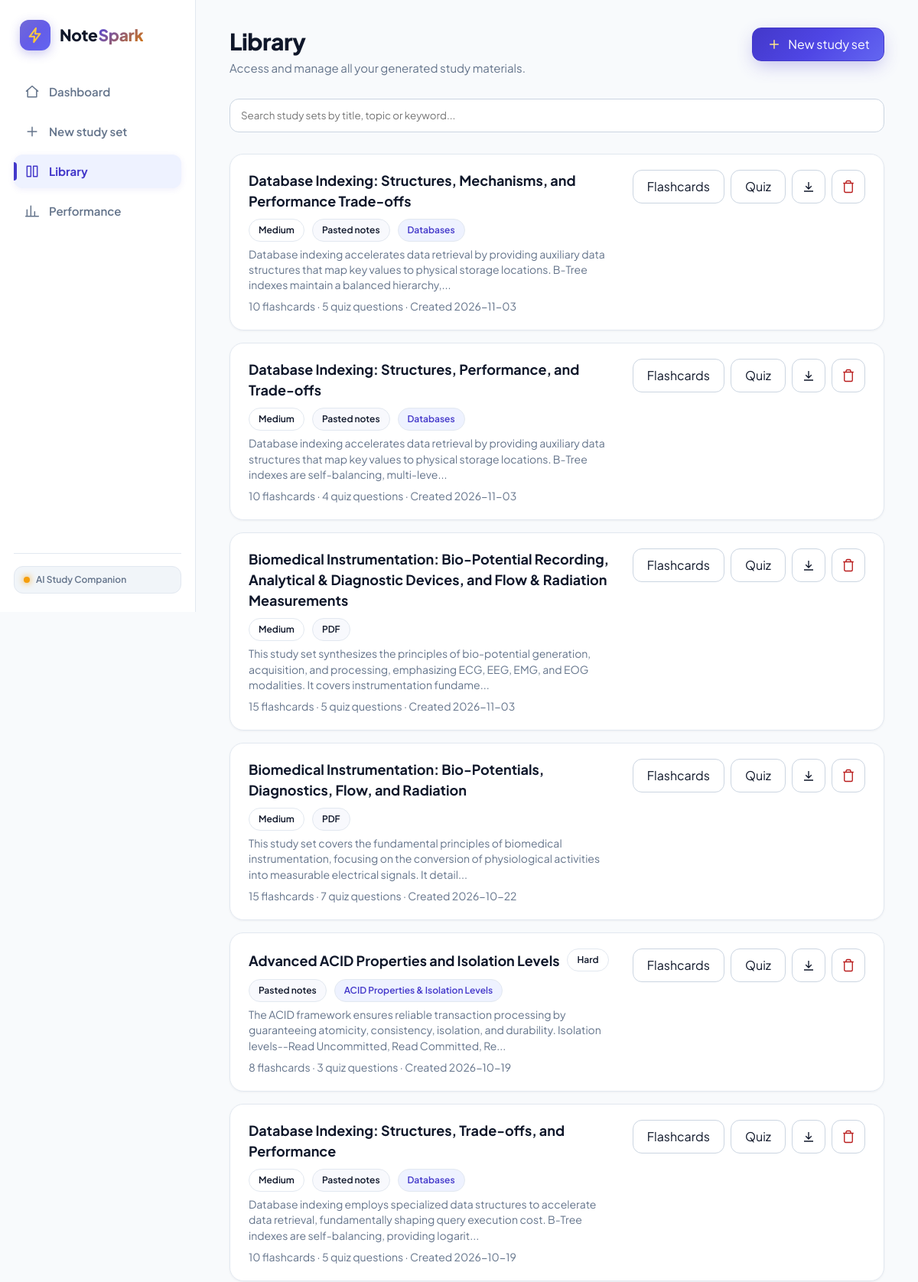
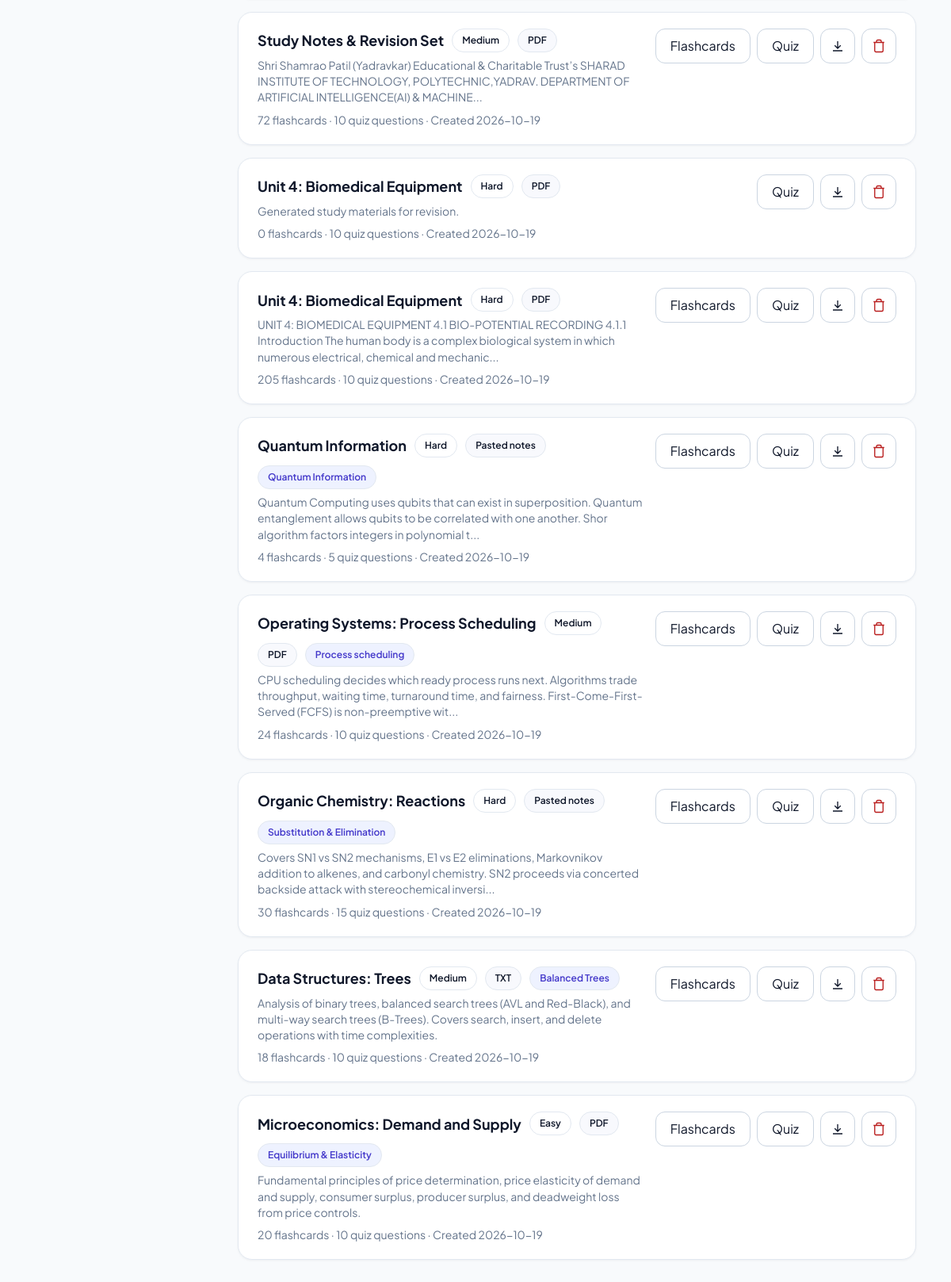
The page /library on the database its author committed (2 pictures, top to bottom).
### tables this page shows
CREATE TABLE study_sets (
        id INTEGER PRIMARY KEY AUTOINCREMENT,
        title TEXT NOT NULL,
        source_type TEXT NOT NULL DEFAULT 'Pasted notes',
        original_filename TEXT,
        raw_text TEXT,
        summary TEXT,
        difficulty TEXT DEFAULT 'Medium',
        topic_focus TEXT,
        card_count INTEGER DEFAULT 0,
        question_count INTEGER DEFAULT 0,
        created_at TIMESTAMP DEFAULT CURRENT_TIMESTAMP
    );

### app.py (the view)
@app.route('/library')
def library():
    all_sets = get_all_study_sets()
    return render_template('library.html', active_page='library', sets=all_sets)

### ai_service.py (called while the page is built)
def get_active_groq_api_key():
    saved_key = get_app_setting('groq_api_key')
    if saved_key and saved_key.strip():
        return saved_key.strip()
    env_key = os.environ.get('GROQ_API_KEY', '')
    if env_key and env_key.strip():
        return env_key.strip()
    return Config.GROQ_API_KEY.strip()

def get_active_groq_model():
    saved_model = get_app_setting('groq_model')
    if saved_model and saved_model.strip():
        return saved_model.strip()
    return os.environ.get('GROQ_MODEL', Config.GROQ_MODEL)

### app.py (called while the page is built)
@app.context_processor
def inject_global_vars():
    groq_key = get_active_groq_api_key()
    groq_model = get_active_groq_model()
    return {
        'has_groq_key': bool(groq_key),
        'groq_model': groq_model
    }

### database.py (called while the page is built)
def get_db_connection():
    conn = sqlite3.connect(Config.DATABASE_PATH)
    conn.row_factory = sqlite3.Row
    return conn

def get_all_study_sets():
    conn = get_db_connection()
    cursor = conn.cursor()
    cursor.execute('SELECT * FROM study_sets ORDER BY created_at DESC')
    sets = [dict(row) for row in cursor.fetchall()]
    conn.close()
    return sets

def get_app_setting(key, default=None):
    conn = get_db_connection()
    cursor = conn.cursor()
    cursor.execute('SELECT value FROM app_settings WHERE key = ?', (key,))
    row = cursor.fetchone()
    conn.close()
    return row['value'] if row else default

### templates/library.html (shortened to what this page needs)
{% extends "base.html" %}
{% block content %}
<div class="page-header">
  <div>
    <h1 class="page-title">Library</h1>
    <p class="page-subtitle">Access and manage all your generated study materials.</p>
  </div>
  <div style="display:flex;gap:12px;flex-wrap:wrap">
    <a href="{{ url_for('new_study_set') }}" class="btn btn-primary">
      <svg width="20" height="20" viewBox="0 0 24 24" fill="none" stroke="currentColor" stroke-width="1.8">
        <path d="M12 5v14M5 12h14"></path>
      </svg>
      New study set
    </a>
  </div>
</div>
<div style="display:flex;gap:12px;align-items:center;">
  <input type="text" id="library-search" class="form-control" placeholder="Search study sets by title, topic or keyword..." oninput="filterLibrarySets()">
</div>
<div id="library-sets-container" style="display:flex;flex-direction:column;gap:16px;">
  {% if sets %}
    {% for item in sets %}
      <div class="card-box library-item" data-title="{{ item.title|lower }}" data-summary="{{ (item.summary or '')|lower }}" style="padding:20px 24px;">
        <div style="display:flex;justify-content:space-between;align-items:flex-start;gap:16px;flex-wrap:wrap;">
          <div style="flex:1;min-width:280px;">
            <div style="display:flex;align-items:center;gap:10px;margin-bottom:6px;flex-wrap:wrap;">
              <span class="set-title" style="font-size:18px;">{{ item.title }}</span>
              <span class="pill-badge" style="font-size:12px;">{{ item.difficulty }}</span>
              <span class="pill-badge" style="font-size:12px;background:#F8F9FD;">{{ item.source_type }}</span>
              {% if item.topic_focus %}
                <span class="pill-badge" style="font-size:12px;background:var(--primary-light);color:var(--primary);">{{ item.topic_focus }}</span>
              {% endif %}
            </div>
            <p style="margin:0 0 8px;color:var(--text-muted);font-size:14px;line-height:1.45;">
              {{ item.summary[:180] if item.summary else "Generated study materials for revision." }}{% if item.summary and item.summary|length > 180 %}...{% endif %}
            </p>
            <div class="set-meta">
              {{ item.card_count }} flashcards · {{ item.question_count }} quiz questions · Created {{ item.created_at[:10] }}
            </div>
          </div>
          <div style="display:flex;gap:8px;align-items:center;flex-wrap:wrap;">
            {% if item.card_count > 0 %}
              <a href="{{ url_for('view_flashcards', set_id=item.id) }}" class="btn">Flashcards</a>
            {% endif %}
            {% if item.question_count > 0 %}
              <a href="{{ url_for('take_quiz', set_id=item.id) }}" class="btn">Quiz</a>
            {% endif %}
            <a href="{{ url_for('export_pdf', set_id=item.id) }}" class="btn btn-icon-sq" title="Export PDF">
              <svg width="18" height="18" viewBox="0 0 24 24" fill="none" stroke="currentColor" stroke-width="1.8">
                <path d="M12 4v12M7 11l5 5 5-5M4 20h16"></path>
              </svg>
            </a>
            <button type="button" class="btn btn-icon-sq" title="Delete study set" onclick="confirmDeleteSet({{ item.id }}, '{{ item.title|replace("'", "\\'") }}')">
              <svg width="18" height="18" viewBox="0 0 24 24" fill="none" stroke="#B91C1C" stroke-width="1.8">
                <polyline points="3 6 5 6 21 6"></polyline>
                <path d="M19 6v14a2 2 0 0 1-2 2H7a2 2 0 0 1-2-2V6m3 0V4a2 2 0 0 1 2-2h4a2 2 0 0 1 2 2v2"></path>
              </svg>
            </button>
          </div>
        </div>
      </div>
    {% endfor %}
  {% else %}
    <div class="card-box" style="text-align:center;padding:48px 16px;">
      <p style="color:var(--text-muted);font-size:16px;margin-bottom:16px;">Your library is empty. Upload your first document or paste notes!</p>
      <a href="{{ url_for('new_study_set') }}" class="btn btn-primary">Create a study set</a>
    </div>
  {% endif %}
</div>
{% endblock %}

### static/css/style.css (style rules this page uses)
:root { --primary: #4338CA; --primary-hover: #3730A3; --primary-light: #EEF2FF; --primary-soft: #F5F7FF; --primary-gradient: linear-gradient(135deg, #4338CA 0%, #4F46E5 50%, #6366F1 100%); --primary-glow: rgba(79, 70, 229, 0.25); --accent-spark: #F59E0B; --accent-spark-hover: #D97706; --accent-spark-light: #FEF3C7; --accent-spark-gradient: linear-gradient(135deg, #F59E0B 0%, #FBBF24 50%, #EA580C 100%); --accent-spark-glow: rgba(245, 158, 11, 0.35); --bg: #F8FAFC; --surface: #FFFFFF; --surface-alt: #F1F5F9; --surface-hover: #F8FAFC; --text: #0F172A; --text-muted: #64748B; --border: #E2E8F0; --border-input: #CBD5E1; --border-dashed: #94A3B8; --border-focus: #4F46E5; --warning-bg: #FEF3C7; --warning-text: #92400E; --success-bg: #ECFDF5; --success-text: #065F46; --danger-bg: #FEF2F2; --danger-text: #991B1B; --radius-sm: 8px; --radius-md: 12px; --radius-lg: 18px; --radius-full: 9999px; --shadow-sm: 0 1px 3px rgba(15, 23, 42, 0.05); --shadow-md: 0 6px 18px -2px rgba(15, 23, 42, 0.06), 0 2px 6px -1px rgba(15, 23, 42, 0.03); --shadow-lg: 0 16px 32px -4px rgba(15, 23, 42, 0.08), 0 4px 12px -2px rgba(15, 23, 42, 0.04); --shadow-primary: 0 8px 24px -4px rgba(67, 56, 202, 0.32); }
* { margin: 0; padding: 0; box-sizing: border-box; }
body { margin: 0; background: var(--bg); color: var(--text); font-family: 'Plus Jakarta Sans', system-ui, -apple-system, sans-serif; -webkit-font-smoothing: antialiased; min-height: 100vh; line-height: 1.5; }
.page-header { display: flex; justify-content: space-between; align-items: flex-start; gap: 16px; flex-wrap: wrap; }
.page-title { margin: 0; font-size: 30px; font-weight: 800; color: var(--text); line-height: 1.2; letter-spacing: -0.5px; }
.page-subtitle { margin: 6px 0 0; color: var(--text-muted); font-size: 15px; }
.btn { display: inline-flex; align-items: center; justify-content: center; gap: 8px; height: 44px; padding: 0 18px; border-radius: var(--radius-md); border: 1px solid var(--border-input); background: var(--surface); color: var(--text); font: 600 15px inherit; font-family: inherit; cursor: pointer; text-decoration: none; transition: all 0.2s cubic-bezier(0.16, 1, 0.3, 1); white-space: nowrap; position: relative; overflow: hidden; user-select: none; }
.btn-primary { background: var(--primary-gradient); border: 1px solid var(--primary); color: #fff; box-shadow: var(--shadow-primary); }
.btn-primary::after { content: ''; position: absolute; top: 0; left: -120%; width: 60%; height: 100%; background: linear-gradient(90deg, transparent, rgba(255, 255, 255, 0.25), transparent); transform: skewX(-20deg); transition: none; pointer-events: none; }
.btn-primary svg { stroke: #FDE68A; transition: transform 0.2s ease; }
.btn-icon-sq { width: 44px; height: 44px; padding: 0; display: inline-flex; align-items: center; justify-content: center; border-radius: var(--radius-md); }
.card-box { background: var(--surface); border: 1px solid var(--border); border-radius: var(--radius-lg); padding: 26px; box-sizing: border-box; box-shadow: var(--shadow-sm); transition: box-shadow 0.25s ease, border-color 0.25s ease, transform 0.25s ease; }
.set-title { font-weight: 700; font-size: 16px; color: var(--text); }
.set-meta { color: var(--text-muted); font-size: 14px; margin-top: 3px; }
.form-control { width: 100%; box-sizing: border-box; border: 1.5px solid var(--border-input); border-radius: var(--radius-md); padding: 0 14px; height: 44px; font: 500 15px inherit; font-family: inherit; color: var(--text); background: #fff; transition: all 0.2s ease; }
.pill-badge { display: inline-block; padding: 5px 12px; border-radius: var(--radius-full); background: var(--surface); color: var(--text); font-size: 13px; font-weight: 600; border: 1px solid var(--border); text-decoration: none; cursor: pointer; transition: all 0.2s ease; }

### rows shown on the page
study_sets: title "Database Indexing: Structures, Mechanisms, and Performance Trade-offs", difficulty "Medium", source_type "Pasted notes", topic_focus "Databases", summary "Database indexing accelerates data retrieval by providing auxiliary data structures that map key values to physical storage locations. B-Tree indexes maintain a balanced hierarchy,", card_count "10", question_count "5", created_at "2026-11-03"
study_sets: title "Database Indexing: Structures, Performance, and Trade-offs", difficulty "Medium", source_type "Pasted notes", topic_focus "Databases", summary "Database indexing accelerates data retrieval by providing auxiliary data structures that map key values to physical storage locations. B-Tree indexes are self-balancing, multi-leve", card_count "10", question_count "4", created_at "2026-11-03"
study_sets: title "Biomedical Instrumentation: Bio-Potential Recording, Analytical & Diagnostic Devices, and Flow & Radiation Measurements", difficulty "Medium", source_type "PDF", summary "This study set synthesizes the principles of bio-potential generation, acquisition, and processing, emphasizing ECG, EEG, EMG, and EOG modalities. It covers instrumentation fundame", card_count "15", question_count "5", created_at "2026-11-03"
study_sets: title "Biomedical Instrumentation: Bio-Potentials, Diagnostics, Flow, and Radiation", difficulty "Medium", source_type "PDF", summary "This study set covers the fundamental principles of biomedical instrumentation, focusing on the conversion of physiological activities into measurable electrical signals. It detail", card_count "15", question_count "7", created_at "2026-10-22"
study_sets: title "Advanced ACID Properties and Isolation Levels", difficulty "Hard", source_type "Pasted notes", topic_focus "ACID Properties & Isolation Levels", summary "The ACID framework ensures reliable transaction processing by guaranteeing atomicity, consistency, isolation, and durability. Isolation levels--Read Uncommitted, Read Committed, Re", card_count "8", question_count "3", created_at "2026-10-19"
study_sets: title "Database Indexing: Structures, Trade-offs, and Performance", difficulty "Medium", source_type "Pasted notes", topic_focus "Databases", summary "Database indexing employs specialized data structures to accelerate data retrieval, fundamentally shaping query execution cost. B-Tree indexes are self-balancing, providing logarit", card_count "10", question_count "5", created_at "2026-10-19"
study_sets: title "Study Notes & Revision Set", difficulty "Medium", source_type "PDF", summary "Shri Shamrao Patil (Yadravkar) Educational & Charitable Trust’s SHARAD INSTITUTE OF TECHNOLOGY, POLYTECHNIC,YADRAV. DEPARTMENT OF ARTIFICIAL INTELLIGENCE(AI) & MACHINE", card_count "72", question_count "10", created_at "2026-10-19"
study_sets: title "Unit 4: Biomedical Equipment", difficulty "Hard", source_type "PDF", summary "Generated study materials for revision.", card_count "0", question_count "10", created_at "2026-10-19"
study_sets: title "Unit 4: Biomedical Equipment", difficulty "Hard", source_type "PDF", summary "UNIT 4: BIOMEDICAL EQUIPMENT 4.1 BIO-POTENTIAL RECORDING 4.1.1 Introduction The human body is a complex biological system in which numerous electrical, chemical and mechanic", card_count "205", question_count "10", created_at "2026-10-19"
study_sets: title "Quantum Information", difficulty "Hard", source_type "Pasted notes", topic_focus "Quantum Information", summary "Quantum Computing uses qubits that can exist in superposition. Quantum entanglement allows qubits to be correlated with one another. Shor algorithm factors integers in polynomial t", card_count "4", question_count "5", created_at "2026-10-19"
study_sets: title "Operating Systems: Process Scheduling", difficulty "Medium", source_type "PDF", topic_focus "Process scheduling", summary "CPU scheduling decides which ready process runs next. Algorithms trade throughput, waiting time, turnaround time, and fairness. First-Come-First-Served (FCFS) is non-preemptive wit", card_count "24", question_count "10", created_at "2026-10-19"
study_sets: title "Organic Chemistry: Reactions", difficulty "Hard", source_type "Pasted notes", topic_focus "Substitution & Elimination", summary "Covers SN1 vs SN2 mechanisms, E1 vs E2 eliminations, Markovnikov addition to alkenes, and carbonyl chemistry. SN2 proceeds via concerted backside attack with stereochemical inversi", card_count "30", question_count "15", created_at "2026-10-19"
study_sets: title "Data Structures: Trees", difficulty "Medium", source_type "TXT", topic_focus "Balanced Trees", summary "Analysis of binary trees, balanced search trees (AVL and Red-Black), and multi-way search trees (B-Trees). Covers search, insert, and delete operations with time complexities.", card_count "18", question_count "10", created_at "2026-10-19"
study_sets: title "Microeconomics: Demand and Supply", difficulty "Easy", source_type "PDF", topic_focus "Equilibrium & Elasticity", summary "Fundamental principles of price determination, price elasticity of demand and supply, consumer surplus, producer surplus, and deadweight loss from price controls.", card_count "20", question_count "10", created_at "2026-10-19"
